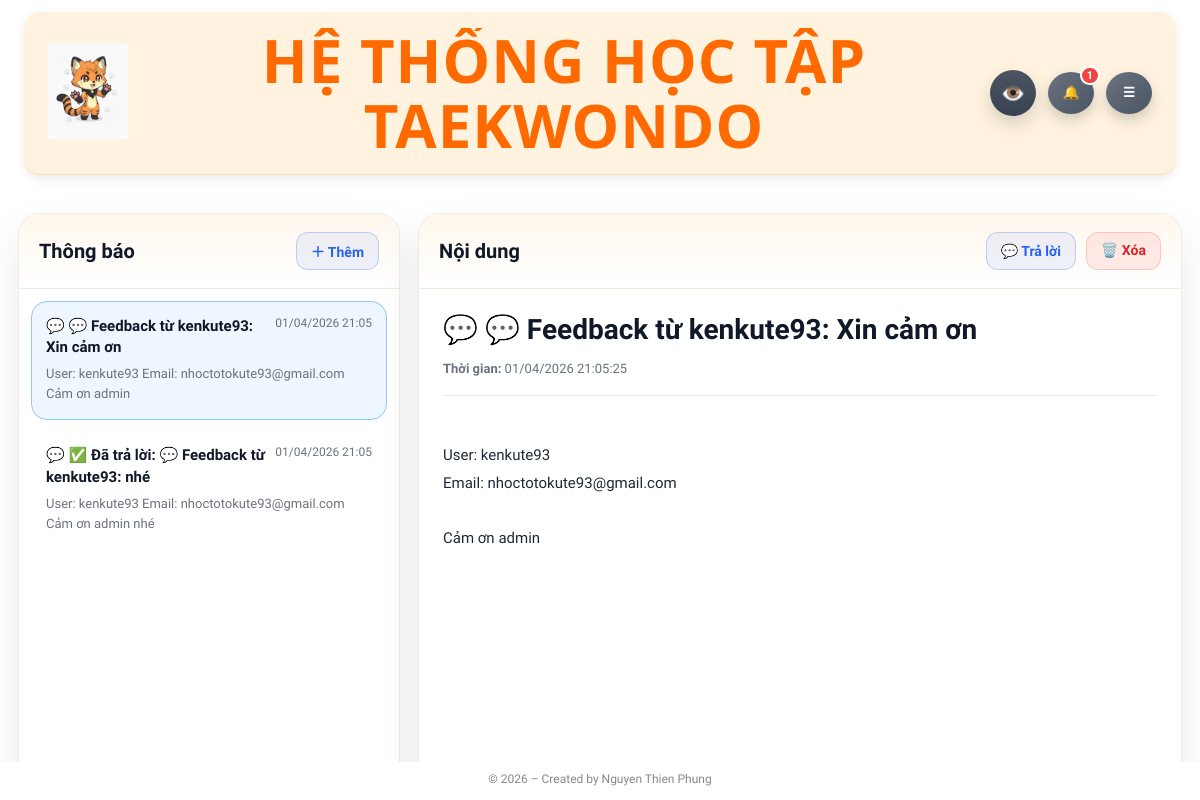
The app's page /notifications?id=14 (signed in), older data.
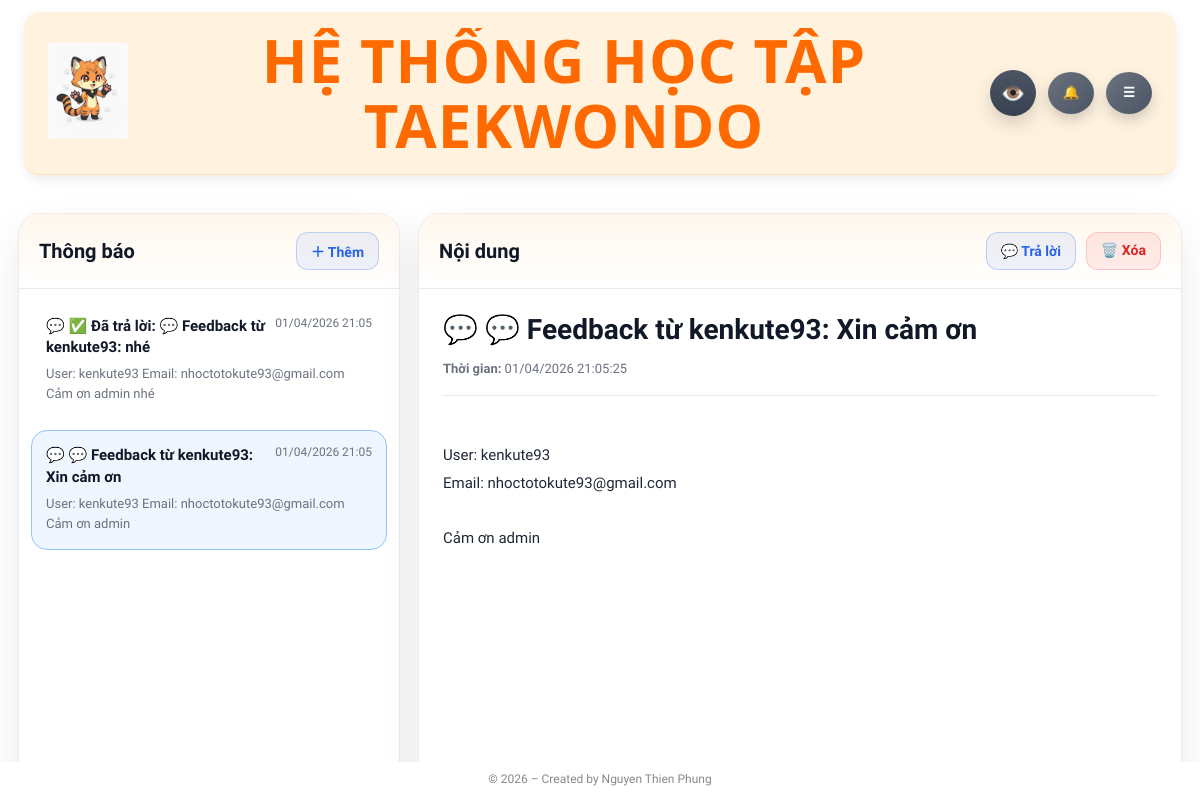
The same page, newer data.
### Hệ thống ôn tập Taekwondo-DB.py (models this page shows)
class Notification(db.Model):
    __tablename__ = "notifications"
    id = db.Column(db.Integer, primary_key=True)
    role = db.Column(db.String(20), nullable=False, default="admin")
    user_id = db.Column(db.Integer, db.ForeignKey("user.id"), nullable=True)
    title = db.Column(db.String(255), nullable=False)
    message = db.Column(db.Text, nullable=True)
    target_url = db.Column(db.String(500), nullable=True)
    icon = db.Column(db.String(20), default="🔔")
    is_read = db.Column(db.Boolean, default=False)
    created_at = db.Column(SafeDateTime, default=now_vn)
    user = db.relationship("User", foreign_keys=[user_id])
    action_type = db.Column(db.String(50), nullable=True)
    ref_user_id = db.Column(db.Integer, nullable=True)
    ref_plan_code = db.Column(db.String(50), nullable=True)
    ref_months = db.Column(db.Integer, nullable=True)
    is_done = db.Column(db.Boolean, default=False)

### Hệ thống ôn tập Taekwondo-DB.py (the view, shortened to what this page needs)
@app.route("/notifications")
@login_required
def notifications_page():
    cleanup_old_notifications(30)
    selected_id = request.args.get("id", type=int)
    if current_user.role == "admin":
        notifications = (
            Notification.query
            .filter_by(role="admin")
            .order_by(Notification.created_at.desc(), Notification.id.desc())
            .all()
        )
        notifications = sorted(notifications, key=admin_notification_priority)
        user_options = (
            User.query
            .filter_by(role="user")
            .order_by(User.username.asc(), User.email.asc())
            .all()
        )
    selected = None
    if notifications:
        if selected_id:
            selected = next((x for x in notifications if x.id == selected_id), None)
        if not selected:
            selected = notifications[0]
    if selected and not selected.is_read:
        selected.is_read = True
        db.session.commit()
    return render_template(
        "notifications.html",
        notifications=notifications,
        selected_notification=selected,
        user_options=user_options
    )

### Hệ thống ôn tập Taekwondo-DB.py (called while the page is built, shortened)
def now_vn():
    return datetime.now(VN_TZ)

@app.before_request
def force_change_password():
    if not current_user.is_authenticated:
        return
    allowed = [
        "account",
        "account_change_password",
        "logout",
        "static"
    ]
    if current_user.must_change_password:
        if request.endpoint not in allowed:
            return redirect(url_for("account"))

@app.context_processor
def inject_year():
    return {"current_year": datetime.now().year}

@app.context_processor
def inject_header_notifications():
    items = []
    unread_count = 0
    try:
        if current_user.is_authenticated:
            cleanup_old_notifications(30)
            if current_user.role == "admin":
                all_admin_items = (
                    Notification.query
                    .filter_by(role="admin")
                    .order_by(Notification.created_at.desc(), Notification.id.desc())
                    .all()
                )
                sorted_items = sorted(all_admin_items, key=admin_notification_priority)
                items = sorted_items[:10]
                unread_count = sum(1 for x in all_admin_items if not x.is_read)
    except Exception as e:
        print("[inject_header_notifications] ERROR:", e)
    return dict(
        header_notifications=items,
        header_notification_unread=unread_count
    )

@app.context_processor
def inject_member_plan_cards():
    try:
        if current_user.is_authenticated:
            return {
                "member_plan_cards": build_member_plan_cards_for_user(current_user),
                "payment_bank_setting": get_active_bank_setting(),
            }
    except Exception as e:
        print("[inject_member_plan_cards] ERROR:", e)
    return {
        "member_plan_cards": [],
        "payment_bank_setting": get_active_bank_setting(),
    }

def admin_notification_priority(n):
    action = (n.action_type or "").strip().lower()
    if action == "renew_request" and not bool(n.is_done):
        return (0, -(n.id or 0))
    if action == "feedback" and not bool(n.is_read) and not bool(n.is_done):
        return (1, -(n.id or 0))
    if action == "renew_request" and bool(n.is_done):
        return (2, -(n.id or 0))
    if action == "feedback":
        return (3, -(n.id or 0))
    return (9, -(n.id or 0))

@login_manager.user_loader
def load_user(user_id):
    return db.session.get(User, int(user_id))

### templates/notifications.html (shortened to what this page needs)
{% extends "base.html" %}
{% block body_class %}page-notifications{% endblock %}
{% block page_css %}
  <link rel="stylesheet" href="{{ url_for('static', filename='css/notifications.css') }}?v=20260309_1">
{% endblock %}
{% block content %}
<div class="notifications-page">
  <div class="notifications-shell">
    <section class="notifications-left">
      <div class="notifications-left-head">
        <span>Thông báo</span>
        {% if current_user.role == "admin" %}
          <button type="button" class="notifications-add-btn" id="openAddNotificationModal">
            ＋ Thêm
          </button>
        {% else %}
          <button type="button" class="notifications-add-btn" id="openFeedbackModal">
            Feedback
          </button>
        {% endif %}
      </div>
      {% if notifications %}
        <div class="notifications-list">
          {% for n in notifications %}
            <a href="{{ url_for('notifications_page', id=n.id) }}"
               class="notifications-mail-item {% if selected_notification and selected_notification.id == n.id %}active{% endif %} {% if not n.is_read %}unread{% endif %}">
              <div class="notifications-mail-top">
                <div class="notifications-mail-title">
                  {{ n.icon or "🔔" }} {{ n.title }}
                </div>
                <div class="notifications-mail-time">
                  {{ n.created_at.strftime("%d/%m/%Y %H:%M") if n.created_at else "" }}
                </div>
              </div>
              <div class="notifications-mail-preview">
                {{ (n.message or "Không có nội dung.") | striptags }}
              </div>
            </a>
          {% endfor %}
        </div>
      {% else %}
        <div class="notifications-empty-box">
          Chưa có thông báo nào.
        </div>
      {% endif %}
    </section>
    <section class="notifications-right">
      <div class="notifications-right-head">
        <span>Nội dung</span>
        <div class="notifications-right-actions">
          {% if current_user.role == "admin"
                and selected_notification
                and selected_notification.action_type == "feedback"
                and not selected_notification.is_done %}
            <button type="button"
                    class="notifications-reply-btn"
                    id="openReplyModal">
              💬 Trả lời
            </button>
          {% endif %}
          {% if selected_notification %}
            <a href="{{ url_for('notification_delete', noti_id=selected_notification.id) }}"
               class="notifications-delete-btn"
               onclick="return confirm('Xóa thông báo này?');">
              🗑️ Xóa
            </a>
          {% endif %}
        </div>
      </div>
      {% if selected_notification %}
        <div class="notifications-detail">
          <div class="notifications-detail-title">
            {{ selected_notification.icon or "🔔" }} {{ selected_notification.title }}
          </div>
          <div class="notifications-detail-meta">
            <span><b>Thời gian:</b> {{ selected_notification.created_at.strftime("%d/%m/%Y %H:%M:%S") if selected_notification.created_at else "" }}</span>
          </div>
          <div class="notifications-detail-body">
            {{ (selected_notification.message or "Không có nội dung chi tiết.") | safe }}
          </div>
        </div>
      {% else %}
        <div class="notifications-empty-box">
          Hãy chọn một thông báo ở bên trái.
        </div>
      {% endif %}
    </section>
  </div>
</div>
{% endblock %}

### templates/base.html (shortened to what this page needs)
<!doctype html>
<html lang="vi">
<head>
  <link rel="stylesheet" href="{{ url_for('static', filename='css/base.css') }}">
  <link rel="stylesheet" href="{{ url_for('static', filename='css/layout.css') }}">
  <link rel="stylesheet" href="{{ url_for('static', filename='css/login.css') }}">
  <link rel="stylesheet" href="{{ url_for('static', filename='css/edu.css') }}">
  <link rel="stylesheet" href="{{ url_for('static', filename='css/ui.css') }}">
  <link rel="stylesheet" href="{{ url_for('static', filename='css/lesson.css') }}?v=20260227_4">
  <link rel="stylesheet" href="{{ url_for('static', filename='css/sets.css') }}">
  <link rel="stylesheet" href="{{ url_for('static', filename='css/effects.css') }}">
  <link rel="stylesheet" href="{{ url_for('static', filename='css/quiz.css') }}">
  <link rel="stylesheet" href="{{ url_for('static', filename='css/result.css') }}">
  <link rel="stylesheet" href="{{ url_for('static', filename='css/modal.css') }}">
  <link rel="stylesheet" href="{{ url_for('static', filename='css/mobile.css', v=APP_VERSION) }}">
  {% block page_css %}{% endblock %}
</head>
<body class="some-existing-class {% block body_class %}{% endblock %}">
  {% set PAGE_CLASS = (self.body_class()|trim) %}
  <div class="layout-app">
    {% if PAGE_CLASS != "login-page" %}
    <div class="layout-container-full layout-header-wrapper">
      <header class="layout-header-main">
        <div class="layout-header-logo">
          <a href="{{ url_for('sets') }}">
            <img src="{{ url_for('static', filename='logo.jpg') }}" alt="Logo">
          </a>
        </div>
        <div class="layout-header-title">
          HỆ THỐNG HỌC TẬP TAEKWONDO
        </div>
        <div class="layout-header-actions">
          {% if current_user.is_authenticated and current_user.role == "admin" %}
          <div class="admin-preview-wrap" id="adminPreviewWrap">
            <button type="button"
                    class="header-icon-btn admin-preview-btn {% if is_admin_preview %}is-active{% endif %}"
                    id="adminPreviewBtn"
                    title="Xem thử quyền user"
                    aria-haspopup="true"
                    aria-expanded="false">
              👁️
            </button>
          </div>
          {% endif %}
          {% if current_user.is_authenticated %}
          <button class="ui-icon-btn ui-icon-btn--gray header-noti-btn"
                  id="notificationBtn"
                  aria-label="Mở thông báo"
                  title="Thông báo">
            🔔
            {% if header_notification_unread and header_notification_unread > 0 %}
              <span class="header-noti-badge">
                {% if header_notification_unread > 99 %}99+{% else %}{{ header_notification_unread }}{% endif %}
              </span>
            {% endif %}
          </button>
          {% endif %}
          <button class="ui-icon-btn ui-icon-btn--gray header-menu-btn"
                  id="hamburgerBtn"
                  aria-label="Mở menu"
                  title="Bộ điều khiển">☰</button>
        </div>
      </header>
    </div>
    {% endif %}
    <main class="layout-content">
      {% block content %}{% endblock %}
    </main>
    {% if PAGE_CLASS != "login-page" and current_user.is_authenticated %}
      <footer class="layout-footer">
        © {{ current_year }} – Created by Nguyen Thien Phung
      </footer>
    {% endif %}
  </div>
</body>
</html>

### static/css/base.css (style rules this page uses)
* { box-sizing: border-box; font-family: Arial, Helvetica, sans-serif; }
html, body { margin:0; padding:0; height:100%; overflow:auto; }
body { min-height: 100vh; font-family: "Segoe UI", sans-serif; color: #222; background: none; }
a { text-decoration: none; color: #2563eb; }
:root { --font-main: "Be Vietnam Pro", system-ui, -apple-system, "Segoe UI", Roboto, "Helvetica Neue", Arial, "Noto Sans", "Liberation Sans", sans-serif; }
html, body { font-family: var(--font-main) !important; text-rendering: geometricPrecision; -webkit-font-smoothing: antialiased; -moz-osx-font-smoothing: grayscale; }
*, *::before, *::after { font-family: inherit; }
button, input, select, textarea { font-family: inherit !important; }
small, label, a, p, span, li { font-family: inherit !important; }

### static/css/layout.css (style rules this page uses)
.layout-container-full { width: 100%; padding: 12px 24px; }
.layout-header-main { display: flex; align-items: center; gap: 16px; background: #fff3e0; border-bottom: 1px solid #FFE0B2; border-radius: 16px; padding: 16px 24px; box-shadow: 0 4px 12px rgba(0,0,0,.08); position: sticky; top: 0; z-index: 5000; overflow: visible; }
.layout-header-logo img { height: 96px; cursor: pointer; }
.layout-header-title { flex: 1 1 auto; min-width: 0; text-align: center; font-family: "Segoe UI", "Inter", "Roboto", system-ui, sans-serif; font-size: clamp(28px, 5vw, 60px); font-weight: 700; color: #ff6a00; letter-spacing: 1px; text-transform: uppercase; white-space: normal; line-height: 1.08; word-break: normal; overflow-wrap: break-word; display: -webkit-box; -webkit-line-clamp: 2; -webkit-box-orient: vertical; overflow: hidden; max-width: 100%; margin: 0 auto; }
.layout-header-actions { position: relative; display: flex; align-items: center; justify-content: flex-end; gap: 12px; flex-shrink: 0; }
.header-noti-btn, .header-menu-btn { position: relative; z-index: 20; flex: 0 0 auto; }
.header-noti-btn { order: 1; }
.header-menu-btn { order: 2; }
.ui-icon-btn { display: inline-flex; align-items: center; justify-content: center; min-width: 46px; height: 46px; padding: 0; }
.layout-app { height: 100vh; display: flex; flex-direction: column; }
.layout-content { width: 100%; max-width: none; margin: 0; padding: 12px 0 0; position: relative; z-index: auto; padding: 10px 12px; flex: 1; overflow-y: auto; }
.layout-footer { flex-shrink: 0; text-align: center; font-size: 12px; color: #888; padding: 10px 0 14px; background: #fff; }
.layout-header-main { display: grid; grid-template-columns: 90px 1fr auto; align-items: center; column-gap: 18px; }
.layout-header-title { min-width: 0; text-align: center; }
.layout-header-actions { min-width: 120px; }
.layout-header-actions { position: relative; display: flex; align-items: center; justify-content: flex-end; gap: 12px; min-width: 120px; flex-shrink: 0; }
.header-noti-btn, .header-menu-btn { position: relative !important; top: auto !important; right: auto !important; transform: none !important; display: inline-flex; align-items: center; justify-content: center; width: 46px; height: 46px; min-width: 46px; padding: 0; margin: 0; flex: 0 0 46px; z-index: 20; }
.header-noti-btn, .header-menu-btn, .ui-icon-btn { line-height: 1; vertical-align: middle; }
.ui-icon-btn { display: inline-flex; align-items: center; justify-content: center; width: 46px; height: 46px; min-width: 46px; border-radius: 999px; padding: 0; }
.admin-preview-wrap { position: relative; display: inline-flex; align-items: center; }
.admin-preview-btn { width: 46px; height: 46px; border: none; border-radius: 50%; cursor: pointer; background: linear-gradient(180deg, #4b5563, #374151); color: #fff; font-size: 20px; box-shadow: 0 8px 18px rgba(0,0,0,.16); display: inline-flex; align-items: center; justify-content: center; transition: transform .18s ease, box-shadow .18s ease; }

### static/css/result.css (style rules this page uses)
:root { --rs-text: #111827; --rs-muted:#6b7280; --rs-red:#e53935; --rs-orange:#ea580c; --rs-border:#e5e7eb; --rs-card:#ffffff; --rs-soft-blue:#f7fbff; --rs-soft-blue-bd:#e3eef8; --rs-shadow: 0 20px 50px rgba(0,0,0,.18); }

### static/css/mobile.css (style rules this page uses)
:root { --m-gap: 12px; --m-gap-sm: 10px; --m-radius: 14px; --m-radius-lg: 18px; --m-font-xs: 12px; --m-font-sm: 13px; --m-font-md: 14px; --m-font-lg: 16px; --m-font-xl: 18px; --m-font-2xl: 22px; --m-header-h: 74px; --m-btn-h: 44px; --m-input-h: 44px; }
html { -webkit-text-size-adjust: 100%; }
img, video, iframe, canvas { max-width: 100%; height: auto; }

Row changes from the older to the newer data that the page shows:
shown differently, row unchanged: Notification "✅ Đã trả lời: 💬 Feedback từ kenkute93: nhé": moves up the list
changed Notification "💬 Feedback từ kenkute93: Xin cảm ơn": is_read False → True (drawn)
Text that changed along with them:
{{ header_notification_unread }}: "1" → (not shown)
